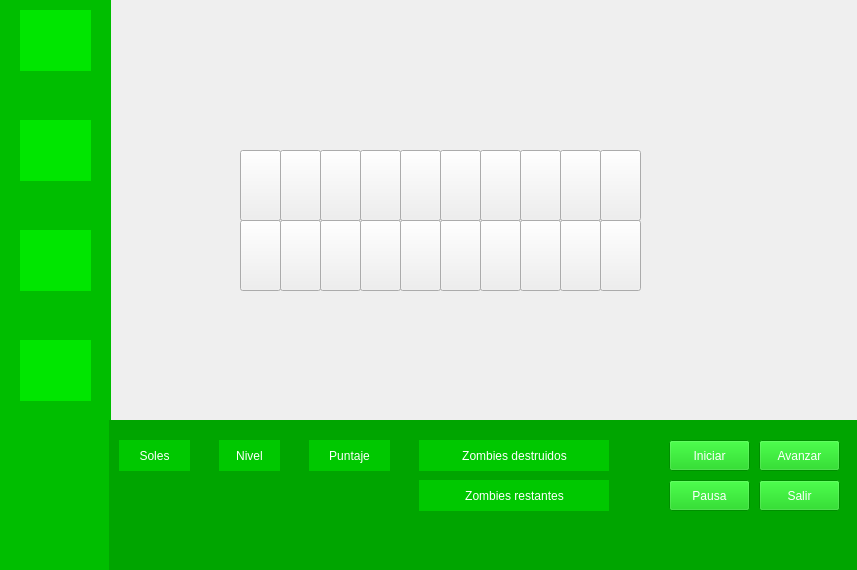
<?xml version="1.0" encoding="UTF-8"?>
<ui version="4.0">
 <class>VentanaJuego</class>
 <widget class="QMainWindow" name="VentanaJuego">
  <property name="geometry">
   <rect>
    <x>0</x>
    <y>0</y>
    <width>857</width>
    <height>570</height>
   </rect>
  </property>
  <property name="windowTitle">
   <string>MainWindow</string>
  </property>
  <widget class="QWidget" name="centralwidget">
   <widget class="QLabel" name="label_fondo">
    <property name="geometry">
     <rect>
      <x>110</x>
      <y>0</y>
      <width>751</width>
      <height>431</height>
     </rect>
    </property>
    <property name="text">
     <string/>
    </property>
    <property name="pixmap">
     <pixmap>../Fondos/jardinAbuela.png</pixmap>
    </property>
    <property name="scaledContents">
     <bool>true</bool>
    </property>
    <property name="wordWrap">
     <bool>true</bool>
    </property>
   </widget>
   <widget class="QWidget" name="widget_tienda" native="true">
    <property name="geometry">
     <rect>
      <x>0</x>
      <y>0</y>
      <width>111</width>
      <height>571</height>
     </rect>
    </property>
    <property name="styleSheet">
     <string notr="true">background-color: rgb(0, 190, 0);</string>
    </property>
    <widget class="QLabel" name="label_sol">
     <property name="geometry">
      <rect>
       <x>30</x>
       <y>80</y>
       <width>16</width>
       <height>16</height>
      </rect>
     </property>
     <property name="text">
      <string/>
     </property>
     <property name="pixmap">
      <pixmap>../Elementos de juego/sol.png</pixmap>
     </property>
     <property name="scaledContents">
      <bool>true</bool>
     </property>
    </widget>
    <widget class="QLabel" name="costo_girasol">
     <property name="geometry">
      <rect>
       <x>54</x>
       <y>80</y>
       <width>31</width>
       <height>20</height>
      </rect>
     </property>
     <property name="styleSheet">
      <string notr="true">color: rgb(255, 255, 255);
font: 87 9pt &quot;Segoe UI Black&quot;;</string>
     </property>
     <property name="text">
      <string/>
     </property>
    </widget>
    <widget class="QLabel" name="label_sol_2">
     <property name="geometry">
      <rect>
       <x>30</x>
       <y>190</y>
       <width>16</width>
       <height>16</height>
      </rect>
     </property>
     <property name="text">
      <string/>
     </property>
     <property name="pixmap">
      <pixmap>../Elementos de juego/sol.png</pixmap>
     </property>
     <property name="scaledContents">
      <bool>true</bool>
     </property>
    </widget>
    <widget class="QLabel" name="costo_pclasica">
     <property name="geometry">
      <rect>
       <x>50</x>
       <y>190</y>
       <width>31</width>
       <height>20</height>
      </rect>
     </property>
     <property name="styleSheet">
      <string notr="true">color: rgb(255, 255, 255);
font: 87 9pt &quot;Segoe UI Black&quot;;</string>
     </property>
     <property name="text">
      <string/>
     </property>
    </widget>
    <widget class="QLabel" name="costo_phielo">
     <property name="geometry">
      <rect>
       <x>50</x>
       <y>300</y>
       <width>31</width>
       <height>20</height>
      </rect>
     </property>
     <property name="styleSheet">
      <string notr="true">color: rgb(255, 255, 255);
font: 87 9pt &quot;Segoe UI Black&quot;;</string>
     </property>
     <property name="text">
      <string/>
     </property>
    </widget>
    <widget class="QLabel" name="label_sol_3">
     <property name="geometry">
      <rect>
       <x>30</x>
       <y>300</y>
       <width>16</width>
       <height>16</height>
      </rect>
     </property>
     <property name="text">
      <string/>
     </property>
     <property name="pixmap">
      <pixmap>../Elementos de juego/sol.png</pixmap>
     </property>
     <property name="scaledContents">
      <bool>true</bool>
     </property>
    </widget>
    <widget class="QLabel" name="label_sol_4">
     <property name="geometry">
      <rect>
       <x>30</x>
       <y>410</y>
       <width>16</width>
       <height>16</height>
      </rect>
     </property>
     <property name="text">
      <string/>
     </property>
     <property name="pixmap">
      <pixmap>../Elementos de juego/sol.png</pixmap>
     </property>
     <property name="scaledContents">
      <bool>true</bool>
     </property>
    </widget>
    <widget class="QLabel" name="costo_patata">
     <property name="geometry">
      <rect>
       <x>60</x>
       <y>410</y>
       <width>31</width>
       <height>20</height>
      </rect>
     </property>
     <property name="styleSheet">
      <string notr="true">color: rgb(255, 255, 255);
font: 87 9pt &quot;Segoe UI Black&quot;;</string>
     </property>
     <property name="text">
      <string/>
     </property>
    </widget>
    <widget class="QPushButton" name="boton_girasol">
     <property name="geometry">
      <rect>
       <x>20</x>
       <y>10</y>
       <width>71</width>
       <height>61</height>
      </rect>
     </property>
     <property name="styleSheet">
      <string notr="true">background-color: rgb(0, 230, 0);</string>
     </property>
     <property name="text">
      <string/>
     </property>
    </widget>
    <widget class="QLabel" name="label_girasol">
     <property name="geometry">
      <rect>
       <x>20</x>
       <y>10</y>
       <width>71</width>
       <height>61</height>
      </rect>
     </property>
     <property name="styleSheet">
      <string notr="true">background-color: rgb(0, 230, 0);</string>
     </property>
     <property name="text">
      <string/>
     </property>
     <property name="pixmap">
      <pixmap>../Plantas/girasol_1.png</pixmap>
     </property>
     <property name="scaledContents">
      <bool>true</bool>
     </property>
    </widget>
    <widget class="QPushButton" name="boton_planta_clasica">
     <property name="geometry">
      <rect>
       <x>20</x>
       <y>120</y>
       <width>71</width>
       <height>61</height>
      </rect>
     </property>
     <property name="styleSheet">
      <string notr="true">background-color: rgb(0, 230, 0);</string>
     </property>
     <property name="text">
      <string/>
     </property>
    </widget>
    <widget class="QPushButton" name="boton_planta_hielo">
     <property name="geometry">
      <rect>
       <x>20</x>
       <y>230</y>
       <width>71</width>
       <height>61</height>
      </rect>
     </property>
     <property name="styleSheet">
      <string notr="true">background-color: rgb(0, 230, 0);</string>
     </property>
     <property name="text">
      <string/>
     </property>
    </widget>
    <widget class="QPushButton" name="boton_patata">
     <property name="geometry">
      <rect>
       <x>20</x>
       <y>340</y>
       <width>71</width>
       <height>61</height>
      </rect>
     </property>
     <property name="styleSheet">
      <string notr="true">background-color: rgb(0, 230, 0);</string>
     </property>
     <property name="text">
      <string/>
     </property>
    </widget>
    <widget class="QLabel" name="label_pclasica">
     <property name="geometry">
      <rect>
       <x>20</x>
       <y>120</y>
       <width>71</width>
       <height>61</height>
      </rect>
     </property>
     <property name="styleSheet">
      <string notr="true">background-color: rgb(0, 230, 0);</string>
     </property>
     <property name="text">
      <string/>
     </property>
     <property name="pixmap">
      <pixmap>../Plantas/lanzaguisantes_1.png</pixmap>
     </property>
     <property name="scaledContents">
      <bool>true</bool>
     </property>
    </widget>
    <widget class="QLabel" name="label_phielo">
     <property name="geometry">
      <rect>
       <x>20</x>
       <y>230</y>
       <width>71</width>
       <height>61</height>
      </rect>
     </property>
     <property name="styleSheet">
      <string notr="true">background-color: rgb(0, 230, 0);</string>
     </property>
     <property name="text">
      <string/>
     </property>
     <property name="pixmap">
      <pixmap>../Plantas/lanzaguisantesHielo_1.png</pixmap>
     </property>
     <property name="scaledContents">
      <bool>true</bool>
     </property>
    </widget>
    <widget class="QLabel" name="label_patata">
     <property name="geometry">
      <rect>
       <x>20</x>
       <y>340</y>
       <width>71</width>
       <height>61</height>
      </rect>
     </property>
     <property name="styleSheet">
      <string notr="true">background-color: rgb(0, 230, 0);</string>
     </property>
     <property name="text">
      <string/>
     </property>
     <property name="pixmap">
      <pixmap>../Plantas/papa_1.png</pixmap>
     </property>
     <property name="scaledContents">
      <bool>true</bool>
     </property>
    </widget>
    <zorder>boton_girasol</zorder>
    <zorder>label_girasol</zorder>
    <zorder>label_sol</zorder>
    <zorder>costo_girasol</zorder>
    <zorder>label_sol_2</zorder>
    <zorder>costo_pclasica</zorder>
    <zorder>costo_phielo</zorder>
    <zorder>label_sol_3</zorder>
    <zorder>label_sol_4</zorder>
    <zorder>costo_patata</zorder>
    <zorder>boton_planta_clasica</zorder>
    <zorder>boton_planta_hielo</zorder>
    <zorder>boton_patata</zorder>
    <zorder>label_pclasica</zorder>
    <zorder>label_phielo</zorder>
    <zorder>label_patata</zorder>
   </widget>
   <widget class="QWidget" name="widget_opciones" native="true">
    <property name="geometry">
     <rect>
      <x>109</x>
      <y>420</y>
      <width>751</width>
      <height>151</height>
     </rect>
    </property>
    <property name="styleSheet">
     <string notr="true">background-color: rgb(0, 165, 0);</string>
    </property>
    <widget class="QPushButton" name="boton_iniciar">
     <property name="geometry">
      <rect>
       <x>560</x>
       <y>20</y>
       <width>81</width>
       <height>31</height>
      </rect>
     </property>
     <property name="styleSheet">
      <string notr="true">background-color: rgb(0, 200, 0);
font: 87 8pt &quot;Segoe UI Black&quot;;
color: rgb(255, 255, 255);</string>
     </property>
     <property name="text">
      <string>Iniciar</string>
     </property>
    </widget>
    <widget class="QPushButton" name="boton_avanzar">
     <property name="geometry">
      <rect>
       <x>650</x>
       <y>20</y>
       <width>81</width>
       <height>31</height>
      </rect>
     </property>
     <property name="styleSheet">
      <string notr="true">background-color: rgb(0, 200, 0);
font: 87 8pt &quot;Segoe UI Black&quot;;
color: rgb(255, 255, 255);</string>
     </property>
     <property name="text">
      <string>Avanzar</string>
     </property>
    </widget>
    <widget class="QPushButton" name="boton_pausa">
     <property name="geometry">
      <rect>
       <x>560</x>
       <y>60</y>
       <width>81</width>
       <height>31</height>
      </rect>
     </property>
     <property name="styleSheet">
      <string notr="true">background-color: rgb(0, 200, 0);
font: 87 8pt &quot;Segoe UI Black&quot;;
color: rgb(255, 255, 255);</string>
     </property>
     <property name="text">
      <string>Pausa</string>
     </property>
    </widget>
    <widget class="QPushButton" name="boton_salir">
     <property name="geometry">
      <rect>
       <x>650</x>
       <y>60</y>
       <width>81</width>
       <height>31</height>
      </rect>
     </property>
     <property name="styleSheet">
      <string notr="true">background-color: rgb(0, 200, 0);
font: 87 8pt &quot;Segoe UI Black&quot;;
color: rgb(255, 255, 255);</string>
     </property>
     <property name="text">
      <string>Salir</string>
     </property>
    </widget>
    <widget class="QLabel" name="label_soles">
     <property name="geometry">
      <rect>
       <x>10</x>
       <y>20</y>
       <width>71</width>
       <height>31</height>
      </rect>
     </property>
     <property name="toolTip">
      <string>&lt;html&gt;&lt;head/&gt;&lt;body&gt;&lt;p align=&quot;center&quot;&gt;&lt;br/&gt;&lt;/p&gt;&lt;/body&gt;&lt;/html&gt;</string>
     </property>
     <property name="whatsThis">
      <string>&lt;html&gt;&lt;head/&gt;&lt;body&gt;&lt;p align=&quot;center&quot;&gt;&lt;br/&gt;&lt;/p&gt;&lt;/body&gt;&lt;/html&gt;</string>
     </property>
     <property name="styleSheet">
      <string notr="true">color: rgb(255, 255, 255);
background-color: rgb(0, 200, 0);
font: 87 9pt &quot;Segoe UI Black&quot;;</string>
     </property>
     <property name="text">
      <string>Soles</string>
     </property>
     <property name="alignment">
      <set>Qt::AlignCenter</set>
     </property>
    </widget>
    <widget class="QLabel" name="label_nivel">
     <property name="geometry">
      <rect>
       <x>110</x>
       <y>20</y>
       <width>61</width>
       <height>31</height>
      </rect>
     </property>
     <property name="toolTip">
      <string>&lt;html&gt;&lt;head/&gt;&lt;body&gt;&lt;p align=&quot;center&quot;&gt;&lt;br/&gt;&lt;/p&gt;&lt;/body&gt;&lt;/html&gt;</string>
     </property>
     <property name="whatsThis">
      <string>&lt;html&gt;&lt;head/&gt;&lt;body&gt;&lt;p align=&quot;center&quot;&gt;&lt;br/&gt;&lt;/p&gt;&lt;/body&gt;&lt;/html&gt;</string>
     </property>
     <property name="styleSheet">
      <string notr="true">color: rgb(255, 255, 255);
background-color: rgb(0, 200, 0);
font: 87 9pt &quot;Segoe UI Black&quot;;</string>
     </property>
     <property name="text">
      <string>Nivel</string>
     </property>
     <property name="alignment">
      <set>Qt::AlignCenter</set>
     </property>
    </widget>
    <widget class="QLabel" name="label_puntaje">
     <property name="geometry">
      <rect>
       <x>200</x>
       <y>20</y>
       <width>81</width>
       <height>31</height>
      </rect>
     </property>
     <property name="toolTip">
      <string>&lt;html&gt;&lt;head/&gt;&lt;body&gt;&lt;p align=&quot;center&quot;&gt;&lt;br/&gt;&lt;/p&gt;&lt;/body&gt;&lt;/html&gt;</string>
     </property>
     <property name="whatsThis">
      <string>&lt;html&gt;&lt;head/&gt;&lt;body&gt;&lt;p align=&quot;center&quot;&gt;&lt;br/&gt;&lt;/p&gt;&lt;/body&gt;&lt;/html&gt;</string>
     </property>
     <property name="styleSheet">
      <string notr="true">color: rgb(255, 255, 255);
background-color: rgb(0, 200, 0);
font: 87 9pt &quot;Segoe UI Black&quot;;</string>
     </property>
     <property name="text">
      <string>Puntaje</string>
     </property>
     <property name="alignment">
      <set>Qt::AlignCenter</set>
     </property>
    </widget>
    <widget class="QLabel" name="label_z_destruidos">
     <property name="geometry">
      <rect>
       <x>310</x>
       <y>20</y>
       <width>191</width>
       <height>31</height>
      </rect>
     </property>
     <property name="toolTip">
      <string>&lt;html&gt;&lt;head/&gt;&lt;body&gt;&lt;p align=&quot;center&quot;&gt;&lt;br/&gt;&lt;/p&gt;&lt;/body&gt;&lt;/html&gt;</string>
     </property>
     <property name="whatsThis">
      <string>&lt;html&gt;&lt;head/&gt;&lt;body&gt;&lt;p align=&quot;center&quot;&gt;&lt;br/&gt;&lt;/p&gt;&lt;/body&gt;&lt;/html&gt;</string>
     </property>
     <property name="styleSheet">
      <string notr="true">color: rgb(255, 255, 255);
background-color: rgb(0, 200, 0);
font: 87 9pt &quot;Segoe UI Black&quot;;</string>
     </property>
     <property name="text">
      <string>Zombies destruidos</string>
     </property>
     <property name="alignment">
      <set>Qt::AlignCenter</set>
     </property>
    </widget>
    <widget class="QLabel" name="label_z_restantes">
     <property name="geometry">
      <rect>
       <x>310</x>
       <y>60</y>
       <width>191</width>
       <height>31</height>
      </rect>
     </property>
     <property name="tabletTracking">
      <bool>false</bool>
     </property>
     <property name="toolTip">
      <string>&lt;html&gt;&lt;head/&gt;&lt;body&gt;&lt;p align=&quot;center&quot;&gt;&lt;br/&gt;&lt;/p&gt;&lt;/body&gt;&lt;/html&gt;</string>
     </property>
     <property name="whatsThis">
      <string>&lt;html&gt;&lt;head/&gt;&lt;body&gt;&lt;p align=&quot;center&quot;&gt;&lt;br/&gt;&lt;/p&gt;&lt;/body&gt;&lt;/html&gt;</string>
     </property>
     <property name="styleSheet">
      <string notr="true">color: rgb(255, 255, 255);
background-color: rgb(0, 200, 0);
font: 87 9pt &quot;Segoe UI Black&quot;;</string>
     </property>
     <property name="text">
      <string>Zombies restantes</string>
     </property>
     <property name="alignment">
      <set>Qt::AlignCenter</set>
     </property>
    </widget>
    <widget class="QLabel" name="label_sol_5">
     <property name="geometry">
      <rect>
       <x>10</x>
       <y>60</y>
       <width>21</width>
       <height>21</height>
      </rect>
     </property>
     <property name="text">
      <string/>
     </property>
     <property name="pixmap">
      <pixmap>../Elementos de juego/sol.png</pixmap>
     </property>
     <property name="scaledContents">
      <bool>true</bool>
     </property>
    </widget>
    <widget class="QLabel" name="soles_disponibles">
     <property name="geometry">
      <rect>
       <x>30</x>
       <y>60</y>
       <width>51</width>
       <height>20</height>
      </rect>
     </property>
     <property name="styleSheet">
      <string notr="true">color: rgb(255, 255, 255);
font: 87 8pt &quot;Segoe UI Black&quot;;</string>
     </property>
     <property name="text">
      <string/>
     </property>
     <property name="alignment">
      <set>Qt::AlignCenter</set>
     </property>
    </widget>
    <widget class="QLabel" name="z_destruidos">
     <property name="geometry">
      <rect>
       <x>500</x>
       <y>20</y>
       <width>41</width>
       <height>31</height>
      </rect>
     </property>
     <property name="styleSheet">
      <string notr="true">color: rgb(255, 255, 255);
font: 87 8pt &quot;Segoe UI Black&quot;;</string>
     </property>
     <property name="text">
      <string/>
     </property>
     <property name="alignment">
      <set>Qt::AlignCenter</set>
     </property>
    </widget>
    <widget class="QLabel" name="z_restantes">
     <property name="geometry">
      <rect>
       <x>500</x>
       <y>60</y>
       <width>41</width>
       <height>31</height>
      </rect>
     </property>
     <property name="styleSheet">
      <string notr="true">color: rgb(255, 255, 255);
font: 87 8pt &quot;Segoe UI Black&quot;;</string>
     </property>
     <property name="text">
      <string/>
     </property>
     <property name="alignment">
      <set>Qt::AlignCenter</set>
     </property>
    </widget>
    <widget class="QLabel" name="nivel">
     <property name="geometry">
      <rect>
       <x>110</x>
       <y>60</y>
       <width>61</width>
       <height>20</height>
      </rect>
     </property>
     <property name="styleSheet">
      <string notr="true">color: rgb(255, 255, 255);
font: 87 8pt &quot;Segoe UI Black&quot;;</string>
     </property>
     <property name="text">
      <string/>
     </property>
     <property name="alignment">
      <set>Qt::AlignCenter</set>
     </property>
    </widget>
    <widget class="QLabel" name="puntaje">
     <property name="geometry">
      <rect>
       <x>200</x>
       <y>60</y>
       <width>81</width>
       <height>20</height>
      </rect>
     </property>
     <property name="styleSheet">
      <string notr="true">color: rgb(255, 255, 255);
font: 87 8pt &quot;Segoe UI Black&quot;;</string>
     </property>
     <property name="text">
      <string/>
     </property>
     <property name="alignment">
      <set>Qt::AlignCenter</set>
     </property>
    </widget>
   </widget>
   <widget class="QLabel" name="label">
    <property name="geometry">
     <rect>
      <x>110</x>
      <y>290</y>
      <width>151</width>
      <height>131</height>
     </rect>
    </property>
    <property name="text">
     <string/>
    </property>
    <property name="pixmap">
     <pixmap>../CrazyRuz/crazyCruz.png</pixmap>
    </property>
    <property name="scaledContents">
     <bool>true</bool>
    </property>
   </widget>
   <widget class="QPushButton" name="casilla_1">
    <property name="geometry">
     <rect>
      <x>240</x>
      <y>150</y>
      <width>41</width>
      <height>71</height>
     </rect>
    </property>
    <property name="styleSheet">
     <string notr="true"/>
    </property>
    <property name="text">
     <string/>
    </property>
   </widget>
   <widget class="QPushButton" name="casilla_2">
    <property name="geometry">
     <rect>
      <x>280</x>
      <y>150</y>
      <width>41</width>
      <height>71</height>
     </rect>
    </property>
    <property name="styleSheet">
     <string notr="true"/>
    </property>
    <property name="text">
     <string/>
    </property>
   </widget>
   <widget class="QPushButton" name="casilla_3">
    <property name="geometry">
     <rect>
      <x>320</x>
      <y>150</y>
      <width>41</width>
      <height>71</height>
     </rect>
    </property>
    <property name="styleSheet">
     <string notr="true"/>
    </property>
    <property name="text">
     <string/>
    </property>
   </widget>
   <widget class="QPushButton" name="casilla_4">
    <property name="geometry">
     <rect>
      <x>360</x>
      <y>150</y>
      <width>41</width>
      <height>71</height>
     </rect>
    </property>
    <property name="styleSheet">
     <string notr="true"/>
    </property>
    <property name="text">
     <string/>
    </property>
   </widget>
   <widget class="QPushButton" name="casilla_5">
    <property name="geometry">
     <rect>
      <x>400</x>
      <y>150</y>
      <width>41</width>
      <height>71</height>
     </rect>
    </property>
    <property name="styleSheet">
     <string notr="true"/>
    </property>
    <property name="text">
     <string/>
    </property>
   </widget>
   <widget class="QPushButton" name="casilla_6">
    <property name="geometry">
     <rect>
      <x>440</x>
      <y>150</y>
      <width>41</width>
      <height>71</height>
     </rect>
    </property>
    <property name="styleSheet">
     <string notr="true"/>
    </property>
    <property name="text">
     <string/>
    </property>
   </widget>
   <widget class="QPushButton" name="casilla_7">
    <property name="geometry">
     <rect>
      <x>480</x>
      <y>150</y>
      <width>41</width>
      <height>71</height>
     </rect>
    </property>
    <property name="styleSheet">
     <string notr="true"/>
    </property>
    <property name="text">
     <string/>
    </property>
   </widget>
   <widget class="QPushButton" name="casilla_8">
    <property name="geometry">
     <rect>
      <x>520</x>
      <y>150</y>
      <width>41</width>
      <height>71</height>
     </rect>
    </property>
    <property name="styleSheet">
     <string notr="true"/>
    </property>
    <property name="text">
     <string/>
    </property>
   </widget>
   <widget class="QPushButton" name="casilla_9">
    <property name="geometry">
     <rect>
      <x>560</x>
      <y>150</y>
      <width>41</width>
      <height>71</height>
     </rect>
    </property>
    <property name="styleSheet">
     <string notr="true"/>
    </property>
    <property name="text">
     <string/>
    </property>
   </widget>
   <widget class="QPushButton" name="casilla_10">
    <property name="geometry">
     <rect>
      <x>600</x>
      <y>150</y>
      <width>41</width>
      <height>71</height>
     </rect>
    </property>
    <property name="styleSheet">
     <string notr="true"/>
    </property>
    <property name="text">
     <string/>
    </property>
   </widget>
   <widget class="QPushButton" name="casilla_11">
    <property name="geometry">
     <rect>
      <x>240</x>
      <y>220</y>
      <width>41</width>
      <height>71</height>
     </rect>
    </property>
    <property name="styleSheet">
     <string notr="true"/>
    </property>
    <property name="text">
     <string/>
    </property>
   </widget>
   <widget class="QPushButton" name="casilla_12">
    <property name="geometry">
     <rect>
      <x>280</x>
      <y>220</y>
      <width>41</width>
      <height>71</height>
     </rect>
    </property>
    <property name="styleSheet">
     <string notr="true"/>
    </property>
    <property name="text">
     <string/>
    </property>
   </widget>
   <widget class="QPushButton" name="casilla_13">
    <property name="geometry">
     <rect>
      <x>320</x>
      <y>220</y>
      <width>41</width>
      <height>71</height>
     </rect>
    </property>
    <property name="styleSheet">
     <string notr="true"/>
    </property>
    <property name="text">
     <string/>
    </property>
   </widget>
   <widget class="QPushButton" name="casilla_14">
    <property name="geometry">
     <rect>
      <x>360</x>
      <y>220</y>
      <width>41</width>
      <height>71</height>
     </rect>
    </property>
    <property name="styleSheet">
     <string notr="true"/>
    </property>
    <property name="text">
     <string/>
    </property>
   </widget>
   <widget class="QPushButton" name="casilla_15">
    <property name="geometry">
     <rect>
      <x>400</x>
      <y>220</y>
      <width>41</width>
      <height>71</height>
     </rect>
    </property>
    <property name="styleSheet">
     <string notr="true"/>
    </property>
    <property name="text">
     <string/>
    </property>
   </widget>
   <widget class="QPushButton" name="casilla_16">
    <property name="geometry">
     <rect>
      <x>440</x>
      <y>220</y>
      <width>41</width>
      <height>71</height>
     </rect>
    </property>
    <property name="styleSheet">
     <string notr="true"/>
    </property>
    <property name="text">
     <string/>
    </property>
   </widget>
   <widget class="QPushButton" name="casilla_17">
    <property name="geometry">
     <rect>
      <x>480</x>
      <y>220</y>
      <width>41</width>
      <height>71</height>
     </rect>
    </property>
    <property name="styleSheet">
     <string notr="true"/>
    </property>
    <property name="text">
     <string/>
    </property>
   </widget>
   <widget class="QPushButton" name="casilla_18">
    <property name="geometry">
     <rect>
      <x>520</x>
      <y>220</y>
      <width>41</width>
      <height>71</height>
     </rect>
    </property>
    <property name="styleSheet">
     <string notr="true"/>
    </property>
    <property name="text">
     <string/>
    </property>
   </widget>
   <widget class="QPushButton" name="casilla_19">
    <property name="geometry">
     <rect>
      <x>560</x>
      <y>220</y>
      <width>41</width>
      <height>71</height>
     </rect>
    </property>
    <property name="styleSheet">
     <string notr="true"/>
    </property>
    <property name="text">
     <string/>
    </property>
   </widget>
   <widget class="QPushButton" name="casilla_20">
    <property name="geometry">
     <rect>
      <x>600</x>
      <y>220</y>
      <width>41</width>
      <height>71</height>
     </rect>
    </property>
    <property name="styleSheet">
     <string notr="true"/>
    </property>
    <property name="text">
     <string/>
    </property>
   </widget>
   <zorder>casilla_20</zorder>
   <zorder>casilla_19</zorder>
   <zorder>casilla_18</zorder>
   <zorder>casilla_17</zorder>
   <zorder>casilla_16</zorder>
   <zorder>casilla_15</zorder>
   <zorder>casilla_14</zorder>
   <zorder>casilla_13</zorder>
   <zorder>casilla_12</zorder>
   <zorder>casilla_11</zorder>
   <zorder>casilla_10</zorder>
   <zorder>casilla_9</zorder>
   <zorder>casilla_8</zorder>
   <zorder>casilla_7</zorder>
   <zorder>casilla_6</zorder>
   <zorder>casilla_5</zorder>
   <zorder>casilla_4</zorder>
   <zorder>casilla_3</zorder>
   <zorder>casilla_2</zorder>
   <zorder>casilla_1</zorder>
   <zorder>label_fondo</zorder>
   <zorder>widget_tienda</zorder>
   <zorder>widget_opciones</zorder>
   <zorder>label</zorder>
  </widget>
 </widget>
 <resources/>
 <connections/>
</ui>
